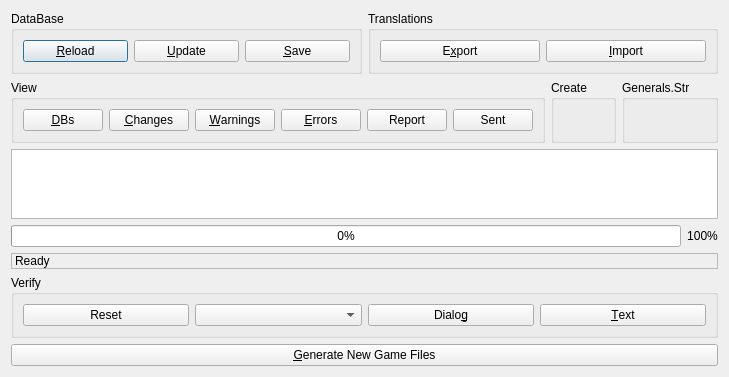
<?xml version="1.0" encoding="UTF-8"?>
<ui version="4.0">
 <class>BabylonDlg</class>
 <widget class="QDialog" name="BabylonDlg">
  <property name="geometry">
   <rect>
    <x>0</x>
    <y>0</y>
    <width>320</width>
    <height>257</height>
   </rect>
  </property>
  <property name="windowTitle">
   <string>Babylon</string>
  </property>
  <layout class="QVBoxLayout" name="verticalLayout">
   <item>
    <layout class="QHBoxLayout" name="databaseLayout">
     <item>
      <widget class="QGroupBox" name="databaseGroupBox">
       <property name="title">
        <string>DataBase</string>
       </property>
       <layout class="QHBoxLayout" name="databaseButtonsLayout">
        <item>
         <widget class="QPushButton" name="reloadButton">
          <property name="text">
           <string>&amp;Reload</string>
          </property>
         </widget>
        </item>
        <item>
         <widget class="QPushButton" name="updateButton">
          <property name="text">
           <string>&amp;Update</string>
          </property>
         </widget>
        </item>
        <item>
         <widget class="QPushButton" name="saveButton">
          <property name="text">
           <string>&amp;Save</string>
          </property>
         </widget>
        </item>
       </layout>
      </widget>
     </item>
     <item>
      <widget class="QGroupBox" name="translationsGroupBox">
       <property name="title">
        <string>Translations</string>
       </property>
       <layout class="QHBoxLayout" name="translationsButtonsLayout">
        <item>
         <widget class="QPushButton" name="exportButton">
          <property name="text">
           <string>E&amp;xport</string>
          </property>
         </widget>
        </item>
        <item>
         <widget class="QPushButton" name="importButton">
          <property name="text">
           <string>&amp;Import</string>
          </property>
         </widget>
        </item>
       </layout>
      </widget>
     </item>
    </layout>
   </item>
   <item>
    <layout class="QHBoxLayout" name="viewCreateLayout">
     <item>
      <widget class="QGroupBox" name="viewGroupBox">
       <property name="title">
        <string>View</string>
       </property>
       <layout class="QHBoxLayout" name="viewButtonsLayout">
        <item>
         <widget class="QPushButton" name="dbsButton">
          <property name="text">
           <string>&amp;DBs</string>
          </property>
         </widget>
        </item>
        <item>
         <widget class="QPushButton" name="changesButton">
          <property name="text">
           <string>&amp;Changes</string>
          </property>
         </widget>
        </item>
        <item>
         <widget class="QPushButton" name="warningsButton">
          <property name="text">
           <string>&amp;Warnings</string>
          </property>
         </widget>
        </item>
        <item>
         <widget class="QPushButton" name="errorsButton">
          <property name="text">
           <string>&amp;Errors</string>
          </property>
         </widget>
        </item>
        <item>
         <widget class="QPushButton" name="reportsButton">
          <property name="text">
           <string>Report</string>
          </property>
         </widget>
        </item>
        <item>
         <widget class="QPushButton" name="sentButton">
          <property name="text">
           <string>Sent</string>
          </property>
         </widget>
        </item>
       </layout>
      </widget>
     </item>
     <item>
      <widget class="QGroupBox" name="createGroupBox">
       <property name="title">
        <string>Create</string>
       </property>
      </widget>
     </item>
     <item>
      <widget class="QGroupBox" name="generalsStrGroupBox">
       <property name="title">
        <string>Generals.Str</string>
       </property>
      </widget>
     </item>
    </layout>
   </item>
   <item>
    <widget class="QTextEdit" name="logTextEdit">
     <property name="readOnly">
      <bool>true</bool>
     </property>
    </widget>
   </item>
   <item>
    <layout class="QHBoxLayout" name="progressLayout">
     <item>
      <widget class="QProgressBar" name="progressBar">
       <property name="value">
        <number>0</number>
       </property>
      </widget>
     </item>
     <item>
      <widget class="QLabel" name="percentLabel">
       <property name="text">
        <string>100%</string>
       </property>
       <property name="alignment">
        <set>Qt::AlignCenter</set>
       </property>
      </widget>
     </item>
    </layout>
   </item>
   <item>
    <widget class="QLabel" name="statusLabel">
     <property name="text">
      <string>Ready</string>
     </property>
     <property name="frameShape">
      <enum>QFrame::StyledPanel</enum>
     </property>
     <property name="frameShadow">
      <enum>QFrame::Sunken</enum>
     </property>
    </widget>
   </item>
   <item>
    <widget class="QGroupBox" name="verifyGroupBox">
     <property name="title">
      <string>Verify</string>
     </property>
     <layout class="QHBoxLayout" name="verifyLayout">
      <item>
       <widget class="QPushButton" name="resetButton">
        <property name="text">
         <string>Reset</string>
        </property>
       </widget>
      </item>
      <item>
       <widget class="QComboBox" name="langComboBox"/>
      </item>
      <item>
       <widget class="QPushButton" name="dialogButton">
        <property name="text">
         <string>Dialo&amp;g</string>
        </property>
       </widget>
      </item>
      <item>
       <widget class="QPushButton" name="translationsButton">
        <property name="text">
         <string>&amp;Text</string>
        </property>
       </widget>
      </item>
     </layout>
    </widget>
   </item>
   <item>
    <widget class="QPushButton" name="generateButton">
     <property name="text">
      <string>&amp;Generate New Game Files</string>
     </property>
    </widget>
   </item>
  </layout>
 </widget>
 <resources/>
 <connections/>
</ui>
